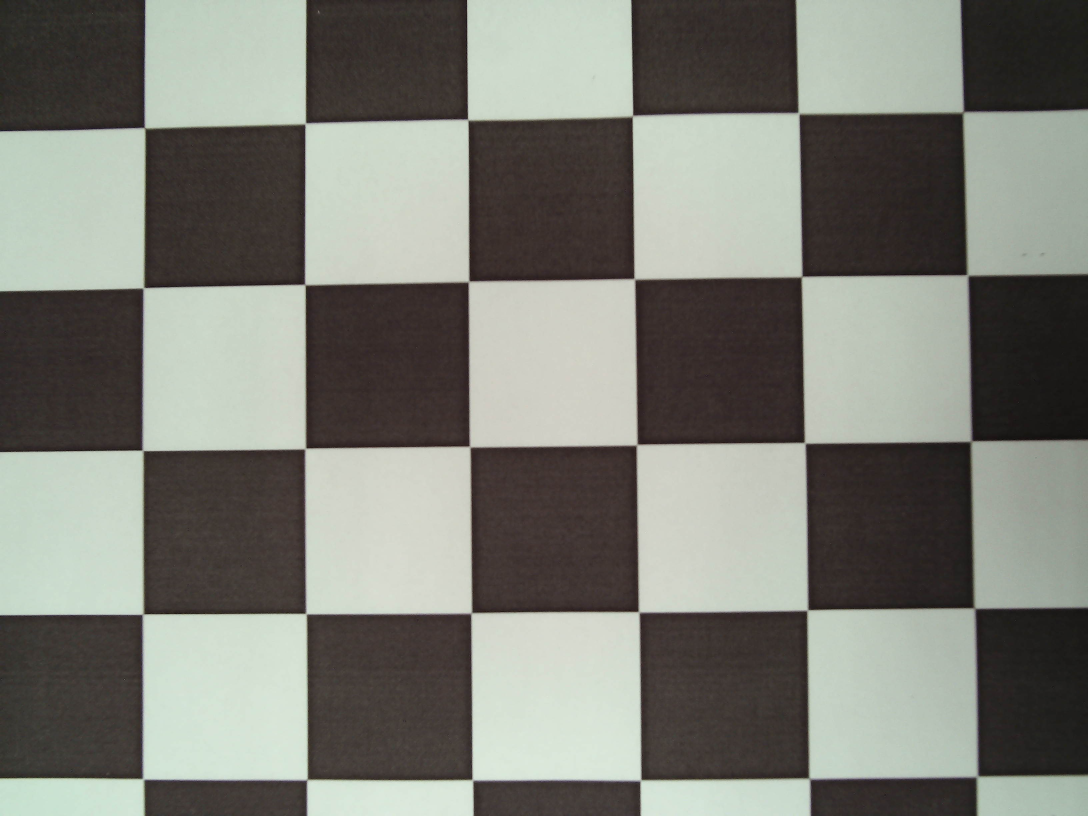
#> input picture DeWarping/WIN_20231127_16_59_03_Pro.jpg, 3264 x 2448 px (shown at 1/3 size); its folder holds only this picture in this run
$ python dewarp.py   (older library calls are emulated)
#> lines starting #> are read from the running program, lines starting #| are printed output that depends on the picture
# Import required modules
import cv2
import numpy as np
import os
import glob

DIM= (3264, 2448)
K=np.array([[441830.0440255356, 0.0, 852.1256225236111], [0.0, 516414.51234938996, 1245.8722842811067], [0.0, 0.0, 1.0]])
D=np.array([[-882.310014580582], [590380.1877261768], [231827527.76974776], [-2385332774656.0986]])
def undistort(img_path):
#> called with img_path = 'WIN_20231127_16_59_03_Pro.jpg'
    img = cv2.imread(img_path)
#> img is the input picture: shape (2448, 3264, 3); mean B, G, R 118.5, 126.3, 125.1
    h,w = img.shape[:2]
#> h = 2448; w = 3264
    map1, map2 = cv2.fisheye.initUndistortRectifyMap(K, D, np.eye(3), K, DIM, cv2.CV_16SC2)
    undistorted_img = cv2.remap(img, map1, map2, interpolation=cv2.INTER_LINEAR, borderMode=cv2.BORDER_CONSTANT)
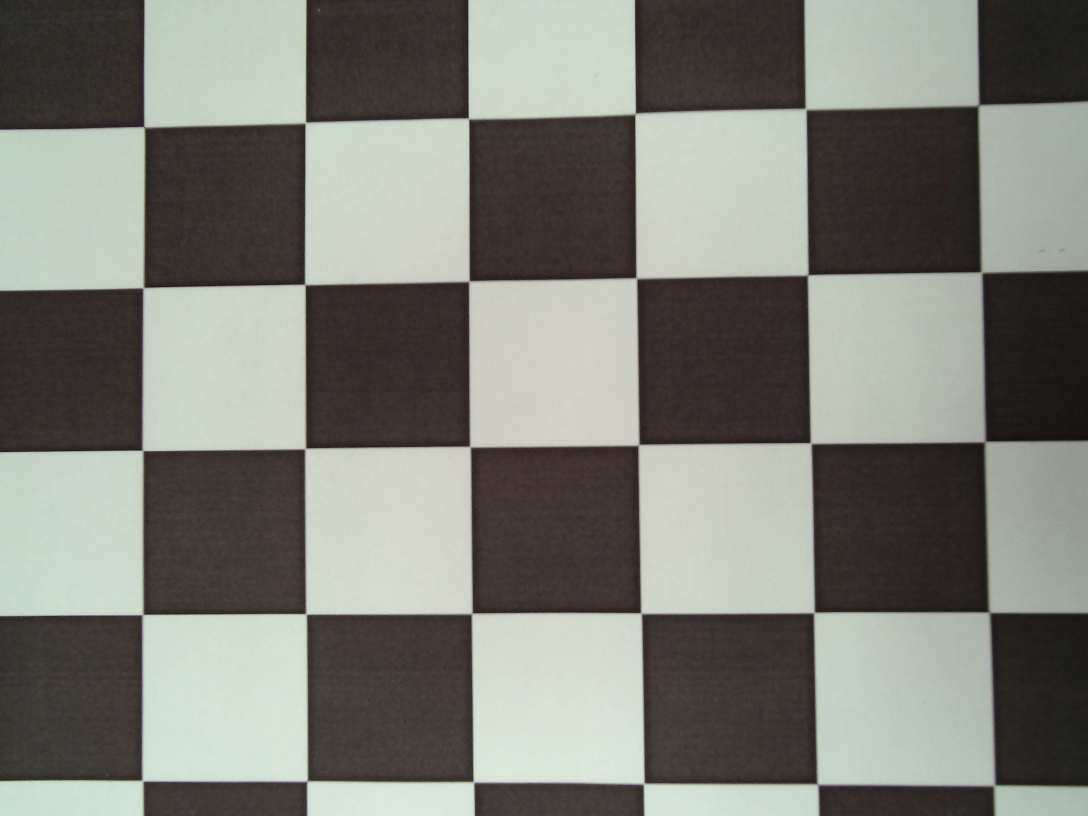
#> undistorted_img: shape (2448, 3264, 3) (shown at 1/3 size); mean B, G, R 119.1, 126.8, 125.7
    width = int(undistorted_img.shape[1] * 0.25)
#> width = 816
    height = int(undistorted_img.shape[0] * 0.25)
#> height = 612
    dimensions = (width, height)
#> dimensions = (816, 612)
    img = cv2.resize(undistorted_img, dimensions, interpolation=cv2.INTER_AREA)
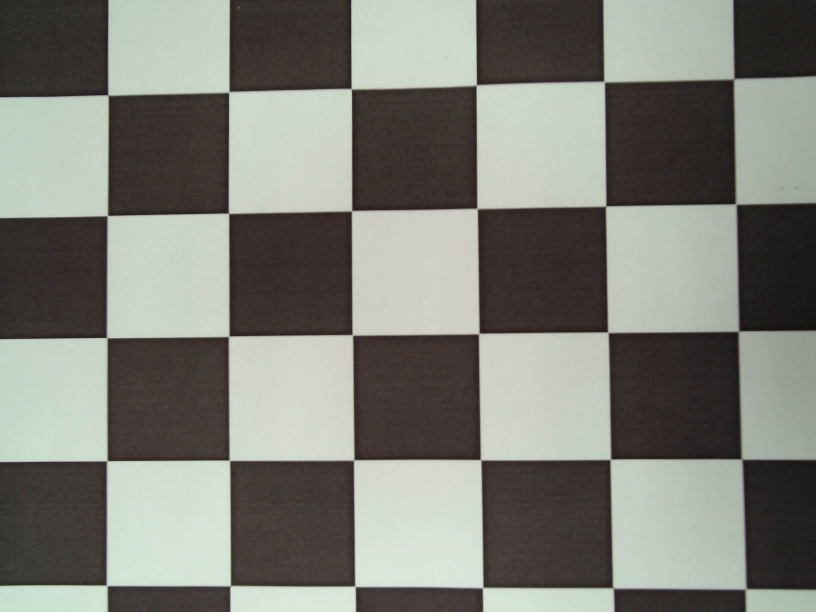
#> img: shape (612, 816, 3); mean B, G, R 119, 126.8, 125.7
    cv2.imshow("undistorted", img)
    cv2.waitKey(0)
    cv2.destroyAllWindows()
images = glob.glob('*.jpg')
for fname in images:
        undistort(fname)

$ run again, on DeWarping/WIN_20231127_17_01_41_Pro.jpg
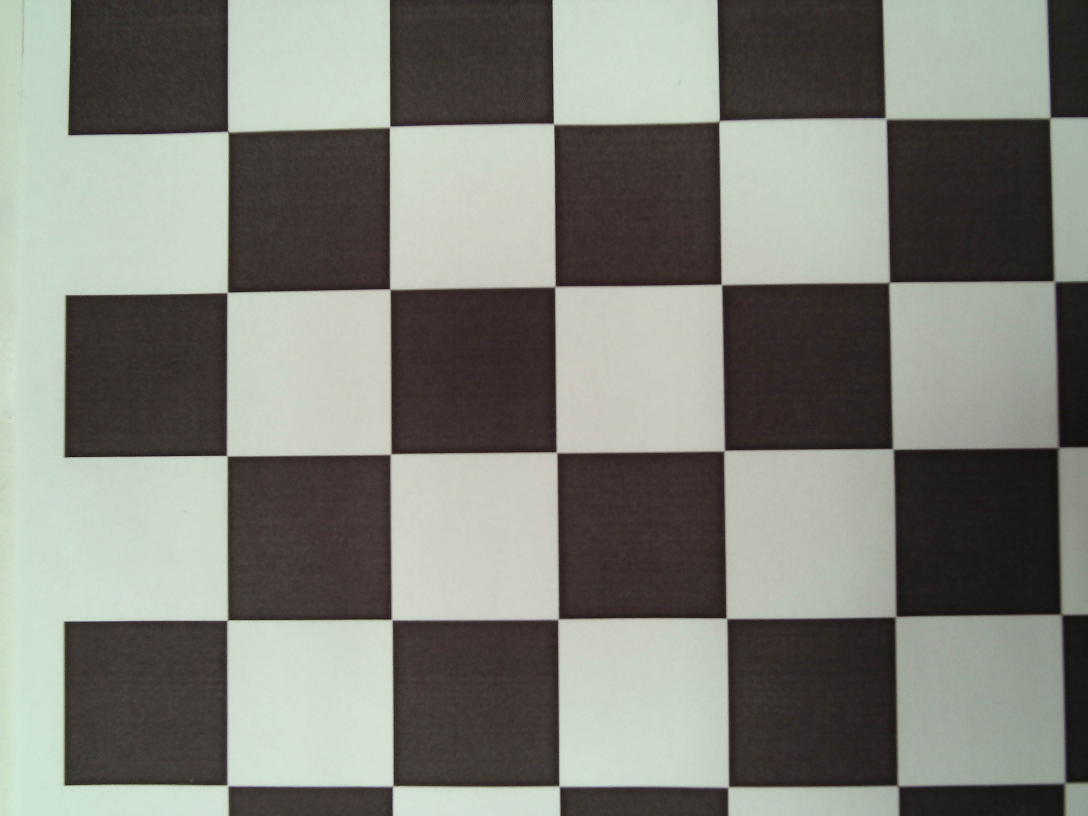
#> input picture DeWarping/WIN_20231127_17_01_41_Pro.jpg, 3264 x 2448 px (shown at 1/3 size)
#> in undistort, img is the input picture: shape (2448, 3264, 3); mean B, G, R 121, 128.9, 127.5
#> in undistort, `undistorted_img = cv2.remap(img, map1, map2, interpolation=cv2.INTER_L..`:
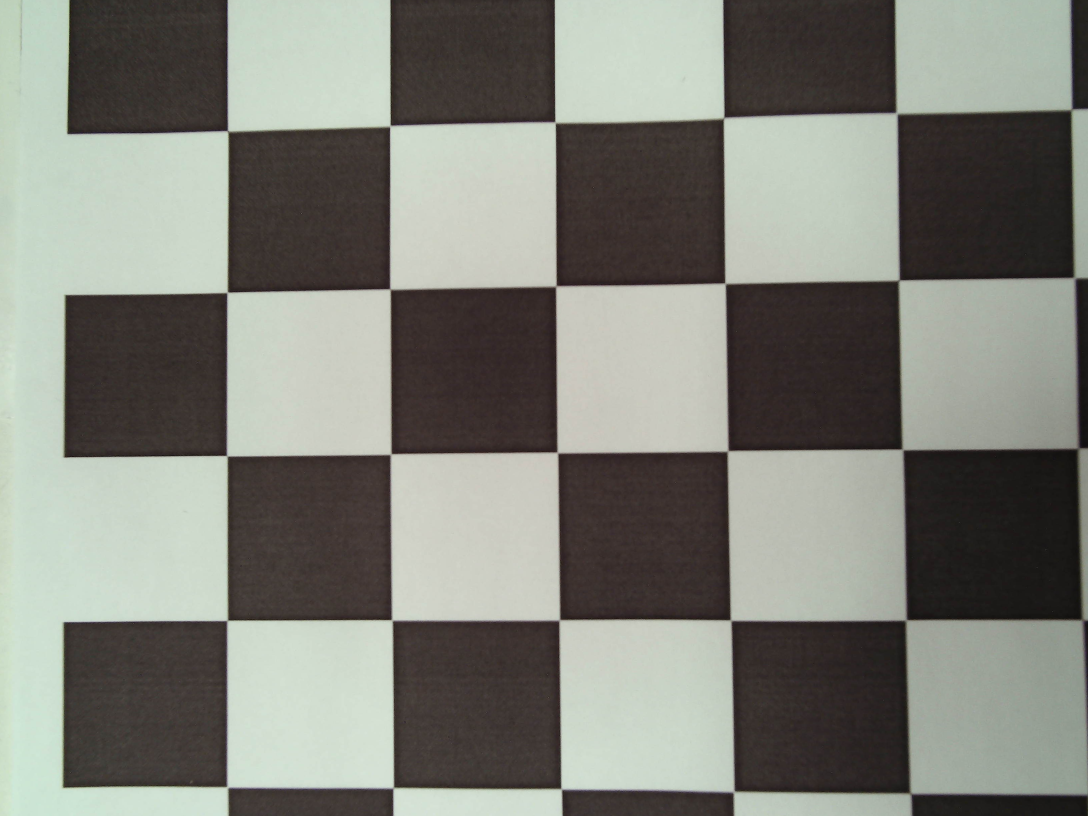
#> undistorted_img: shape (2448, 3264, 3) (shown at 1/3 size); mean B, G, R 121.5, 129.3, 128.1
#> in undistort, `img = cv2.resize(undistorted_img, dimensions, interpolation=cv2.INTER_..`:
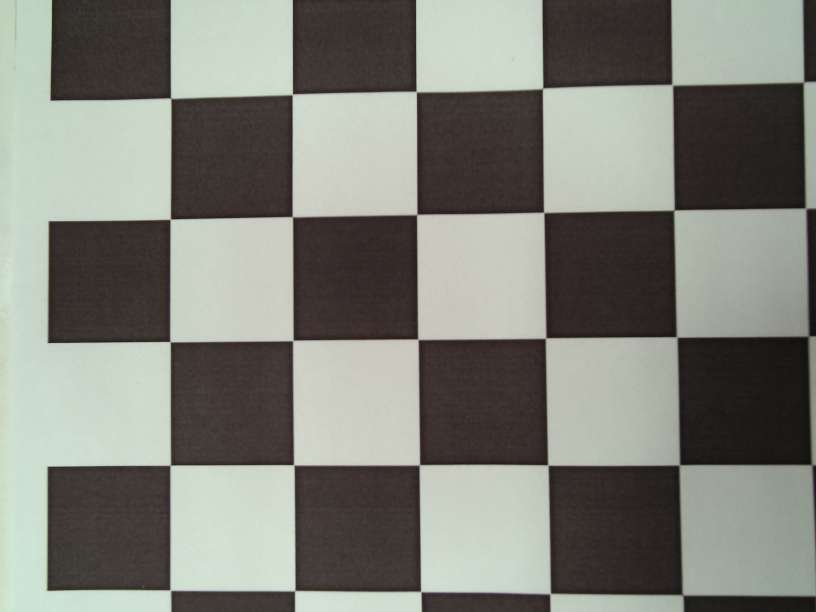
#> img: shape (612, 816, 3); mean B, G, R 121.5, 129.3, 128.1

$ run again, on DeWarping/WIN_20231127_16_59_17_Pro.jpg
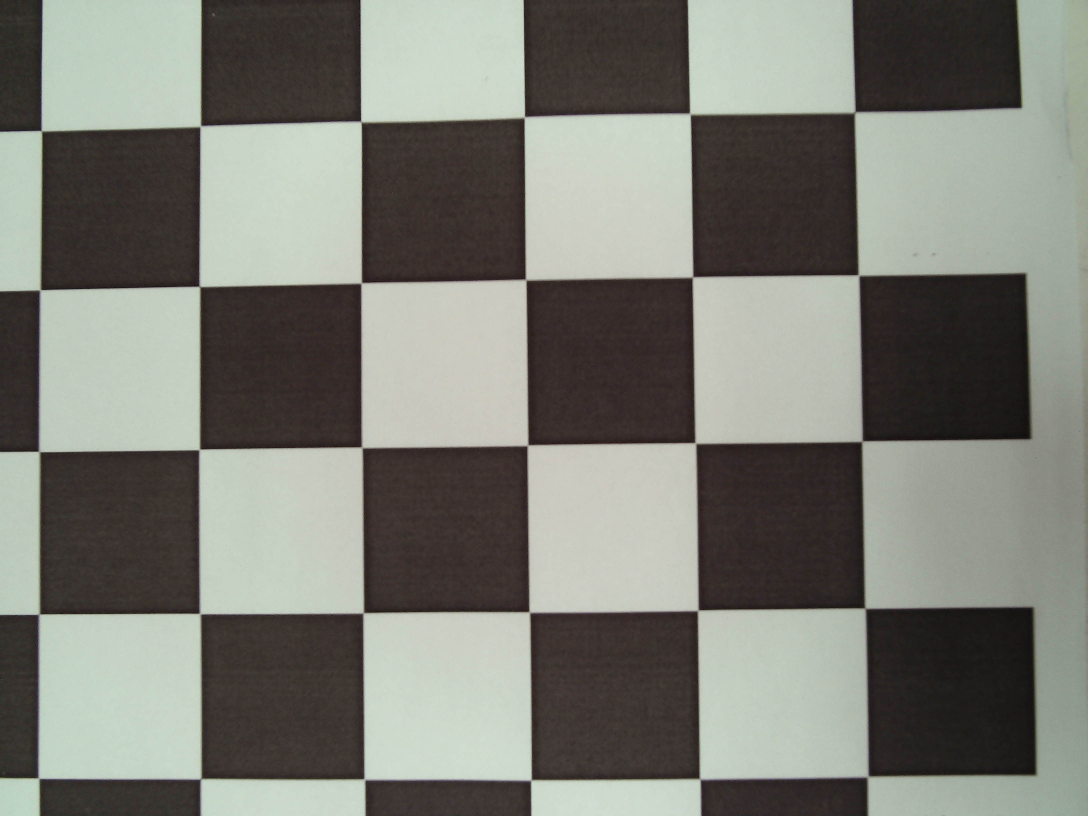
#> input picture DeWarping/WIN_20231127_16_59_17_Pro.jpg, 3264 x 2448 px (shown at 1/3 size)
#> in undistort, img is the input picture: shape (2448, 3264, 3); mean B, G, R 117.1, 124.9, 123.9
#> in undistort, `undistorted_img = cv2.remap(img, map1, map2, interpolation=cv2.INTER_L..`:
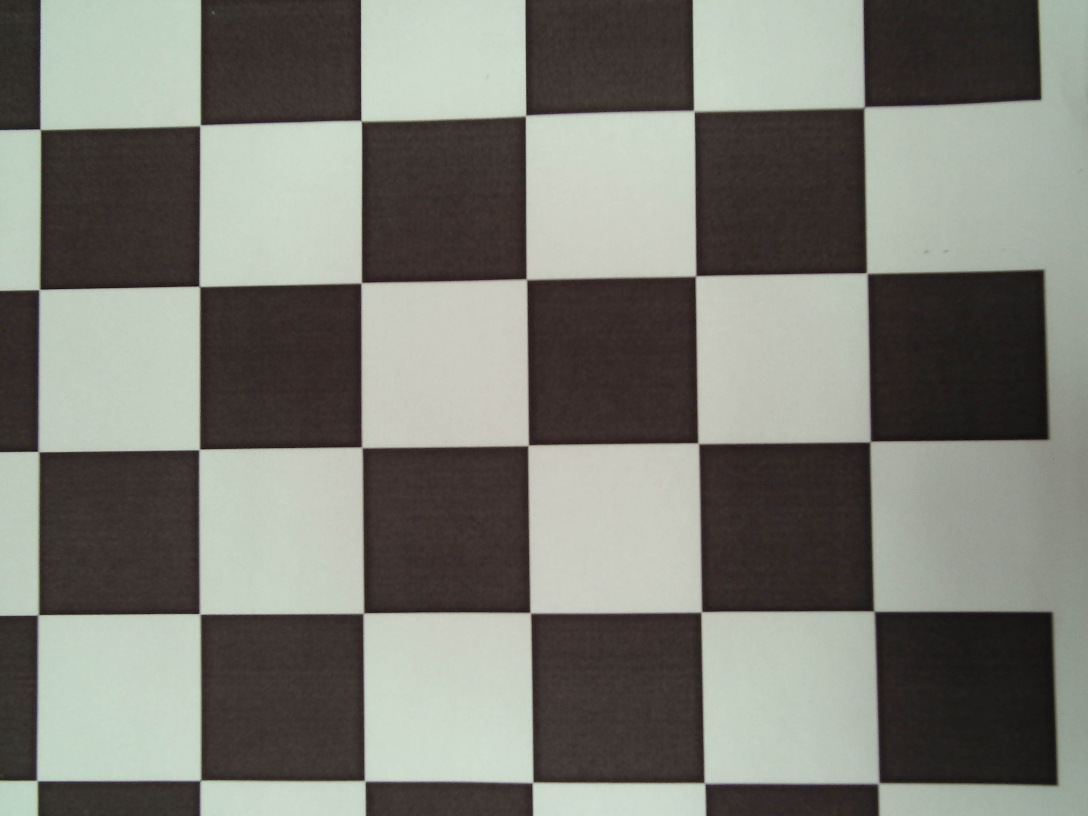
#> undistorted_img: shape (2448, 3264, 3) (shown at 1/3 size); mean B, G, R 116.4, 124.1, 123.3
#> in undistort, `img = cv2.resize(undistorted_img, dimensions, interpolation=cv2.INTER_..`:
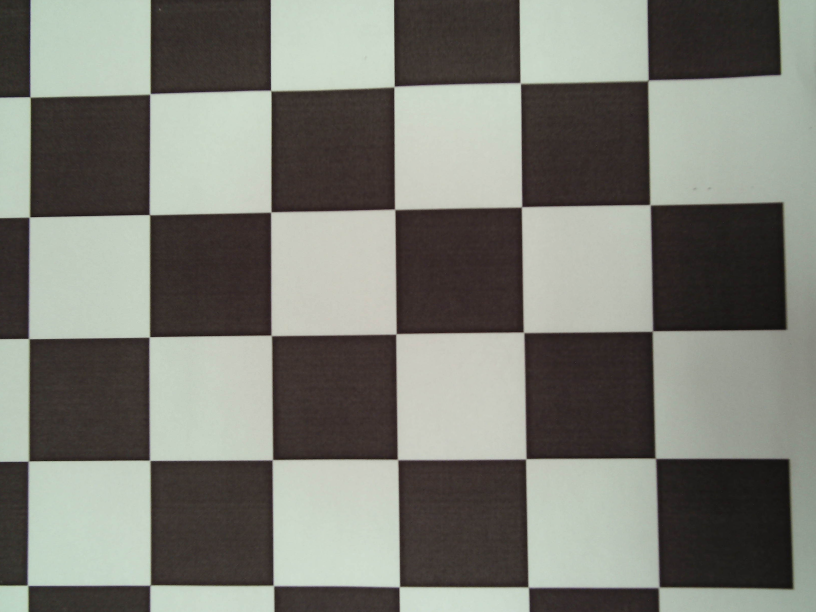
#> img: shape (612, 816, 3); mean B, G, R 116.4, 124.1, 123.3
